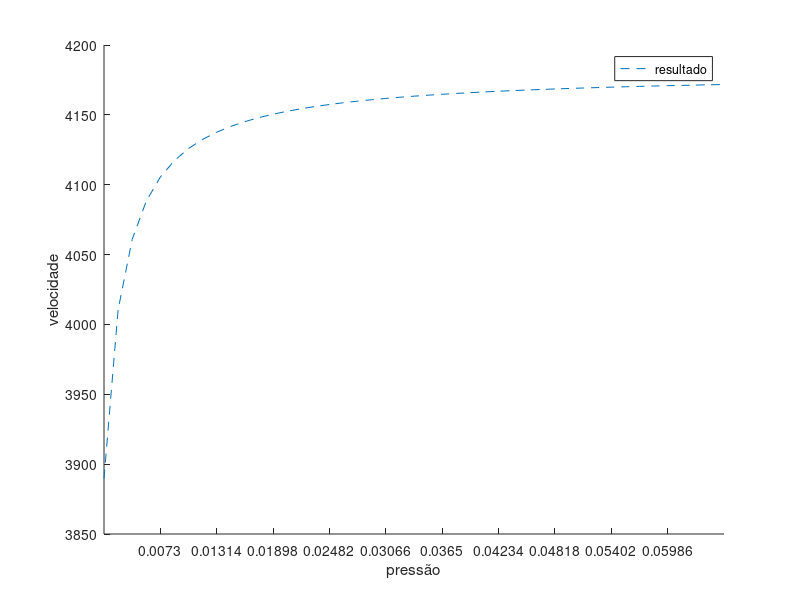

This chart was generated by the following MATLAB code:
%close all
clear all
clc
%%
ncam = [5:4:45];
zi = 1.46 % mm
ecam = ncam*zi/1000;

%%

p = [0.00146:0.00146:1];
x = linspace(0.001,2,numel(p));
vi = 3594;
vf = 4180;
Dv = vf - vi;
B = 0.001;
%B = 0.009;
%B = 0.09;
%B = 1;
A = 1; %(x(1))./((x)).^2;
%
v =  vi + A.*( Dv./exp(B./p - B/p(numel(p))) );

figure(1)
hold on
%plot(p,A.*( Dv./exp(B./p - B/p(numel(p))) ),'-*')
%plot(p,( Dv./exp(B./p - B/p(numel(p))) ),'-*')
%plot(p,A,'--')
plot(p,v,'--')
xlim([0.00146 0.00146*45]);
%ylim([v(1) max(v)]);
legend('resultado','função','assintota')
set(gca,'XTick',ecam)
xlabel('pressão')
ylabel('velocidade')


% figure(2)
% plot(ncam,ecam)
% set(gca,'YTick',ecam)
% xlabel('Numbre of layers')
% ylabel('espessura das camadas')
% grid on; box on
